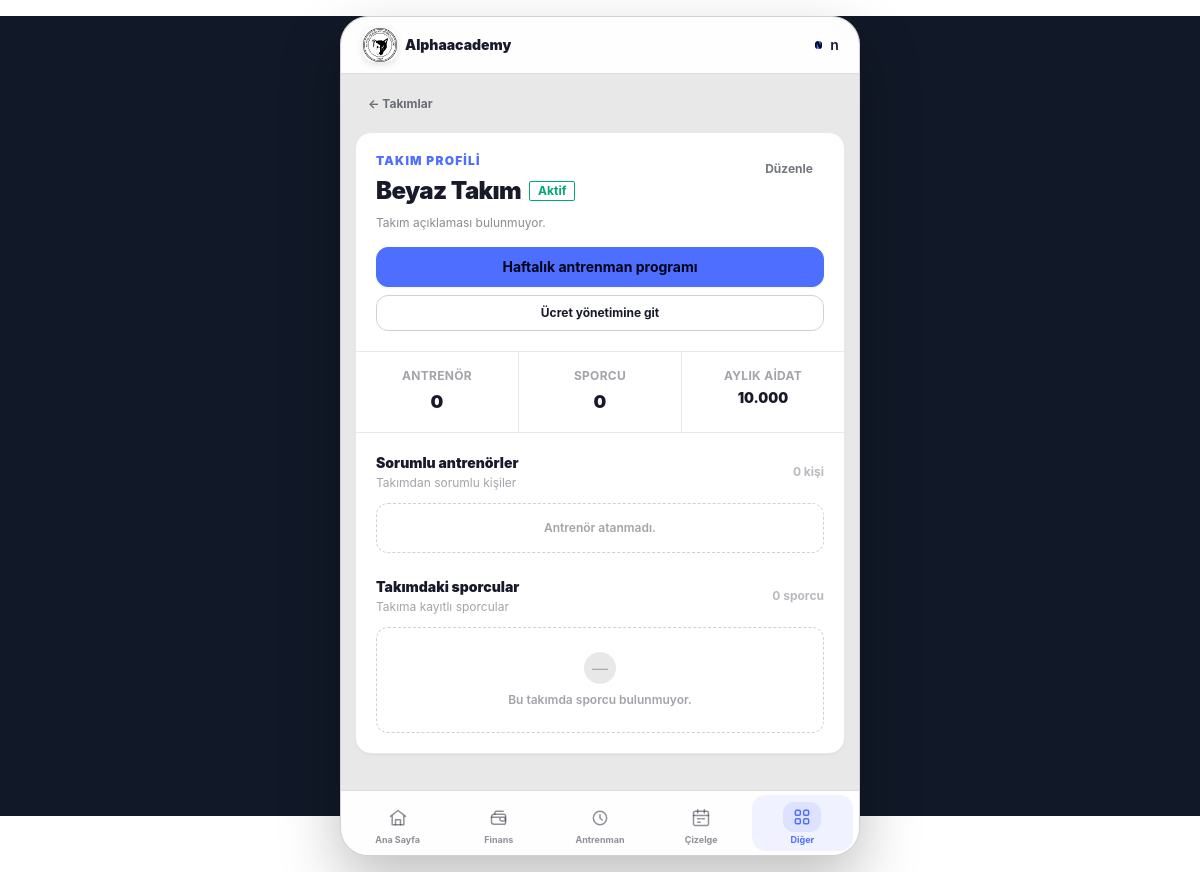
The page /teams/16/ (signed in) on the database as committed earlier.
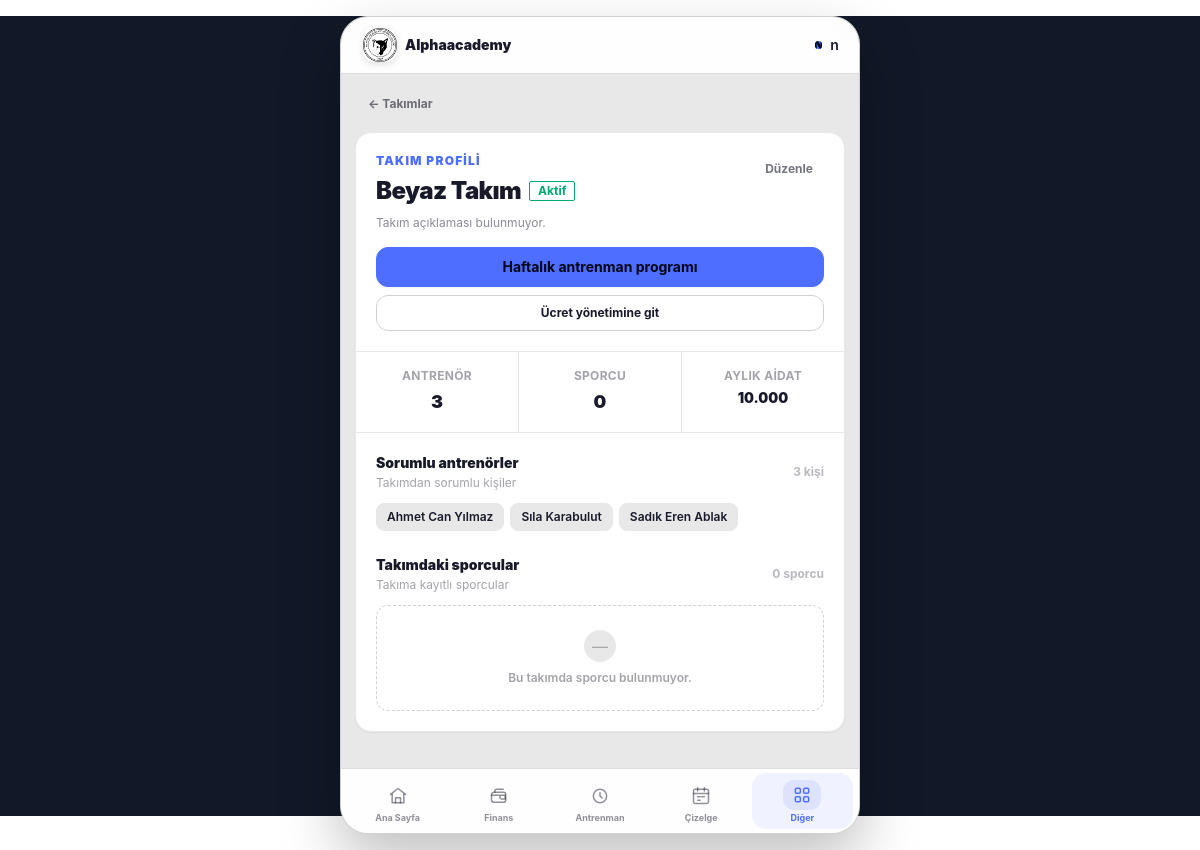
The same page on the database as committed later.
### teams/models.py (models this page shows, shortened)
class Team(models.Model):
    name = models.CharField(max_length=100, verbose_name="Takım / Grup Adı")
    description = models.TextField(blank=True, null=True, verbose_name="Açıklama / Yaş Grubu")
    coaches = models.ManyToManyField(
        settings.AUTH_USER_MODEL,
        blank=True,
        limit_choices_to={'role__in': ['coach', 'club_admin']},
        related_name='assigned_teams',
        verbose_name="Sorumlu Antrenörler"
    )
    is_active = models.BooleanField(default=True, verbose_name="Aktif mi?")
    created_at = models.DateTimeField(auto_now_add=True)
    class Meta:
        verbose_name = "Takım"
        verbose_name_plural = "Takımlar"

### users/models.py (models this page shows, shortened)
class User(AbstractUser):
    class Role(models.TextChoices):
        PARENT = 'parent', 'Veli'
        ADMIN = 'admin', 'Yönetici'
        COACH = 'coach', 'Antrenör'
        FINANCE = 'finance', 'Mali İşler'
    email = models.EmailField(unique=True, verbose_name="E-posta Adresi")
    role = models.CharField(
        max_length=20,
        choices=Role.choices,
        default=Role.PARENT,
        verbose_name="Kullanıcı Rolü"
    )
    phone_number = models.CharField(max_length=15, blank=True, null=True, verbose_name="Telefon Numarası")
    tc_identity = models.CharField(max_length=11, blank=True, null=True, verbose_name="T.C. Kimlik No")
    USERNAME_FIELD = 'username'
    REQUIRED_FIELDS = ['email', 'first_name', 'last_name']
    class Meta:
        verbose_name = "Kullanıcı"
        verbose_name_plural = "Kullanıcılar"
    @property
    def is_club_admin(self):
        return self.role == self.Role.ADMIN
    @property
    def is_coach(self):
        return self.role == self.Role.COACH

### teams/views.py (the view)
# urls.py: path('<int:pk>/', views.team_detail, name='team-detail'),
@login_required
def team_detail(request, pk):
	teams = Team.objects.prefetch_related('coaches', 'athletes', 'fee_histories')
	if request.user.is_coach:
		teams = teams.filter(coaches=request.user)
	team = get_object_or_404(teams, pk=pk)
	return render(request, 'team/team_detail.html', {'team': team})

### templates/team/team_detail.html (shortened to what the changed rows need)
{% extends "base.html" %}
{% block content %}
<div class="w-full space-y-3">
    <section class="overflow-hidden rounded-2xl border border-base-200 bg-base-100 shadow-sm">
        <div class="border-b border-base-200 p-4 sm:p-5">
            <div class="flex items-start justify-between gap-3">
                <div class="min-w-0 flex-1">
                    <p class="text-[10px] font-black uppercase tracking-widest text-primary">
                        Takım profili
                    </p>
                    <div class="mt-1.5 flex min-w-0 items-center gap-2">
                        <h1 class="truncate text-xl font-black tracking-tight sm:text-2xl">
                            {{ team.name }}
                        </h1>
                        {% if team.is_active %}
                            <span class="badge badge-success badge-outline h-5 min-h-0 shrink-0 px-2 text-[9px] font-bold">
                                Aktif
                            </span>
                        {% else %}
                            <span class="badge badge-ghost h-5 min-h-0 shrink-0 px-2 text-[9px] font-bold">
                                Pasif
                            </span>
                        {% endif %}
                    </div>
                    <p class="mt-2 text-[10px] leading-relaxed text-base-content/50">
                        {{ team.description|default:'Takım açıklaması bulunmuyor.' }}
                    </p>
                </div>
            </div>
        </div>
        <div class="grid grid-cols-3 gap-px border-b border-base-200 bg-base-200">
            <div class="bg-base-100 px-2 py-4 text-center">
                <p class="text-[9px] font-bold uppercase tracking-wide text-base-content/40">
                    Antrenör
                </p>
                <p class="mt-1 text-lg font-black">
                    {{ team.coaches.count|floatformat:0 }}
                </p>
            </div>
            <div class="bg-base-100 px-2 py-4 text-center">
                <p class="text-[9px] font-bold uppercase tracking-wide text-base-content/40">
                    Sporcu
                </p>
                <p class="mt-1 text-lg font-black">
                    {{ team.athletes.count|floatformat:0 }}
                </p>
            </div>
        </div>
        <div class="p-4 sm:p-5">
            <div>
                <div class="flex items-center justify-between">
                    <div>
                        <h2 class="text-xs font-black text-base-content">
                            Sorumlu antrenörler
                        </h2>
                        <p class="mt-0.5 text-[9px] text-base-content/40">
                        </p>
                    </div>
                    <span class="text-[9px] font-bold text-base-content/30">
                        {{ team.coaches.count }} kişi
                    </span>
                </div>
                <div class="mt-3 flex flex-wrap gap-1.5">
                    {% for coach in team.coaches.all %}
                        <span class="badge badge-ghost h-7 min-h-0 rounded-lg px-2.5 text-[10px] font-semibold">
                            {{ coach.get_full_name|default:coach.email }}
                        </span>
                    {% empty %}
                        <div class="w-full rounded-xl border border-dashed border-base-300 px-3 py-4 text-center">
                            <p class="text-[10px] font-semibold text-base-content/40">
                                Antrenör atanmadı.
                            </p>
                        </div>
                    {% endfor %}
                </div>
            </div>
            <div class="mt-6">
                <div class="flex items-center justify-between">
                    <div>
                        <h2 class="text-xs font-black text-base-content">
                            Takımdaki sporcular
                        </h2>
                        <p class="mt-0.5 text-[9px] text-base-content/40">
                        </p>
                    </div>
                    <span class="text-[9px] font-bold text-base-content/30">
                        {{ team.athletes.count }} sporcu
                    </span>
                </div>
            </div>
        </div>
    </section>
</div>
{% endblock %}

Rows that differ between the two databases and show on the page:
changed Team "Beyaz Takım": coaches.count "0" → "3"
now on this page (row edited): User: get_full_name "Ahmet Can Yılmaz"
added User: get_full_name "Sıla Karabulut"
added User: get_full_name "Sadık Eren Ablak"
Other text that changed with them:
text no longer shown: "Antrenör atanmadı."
